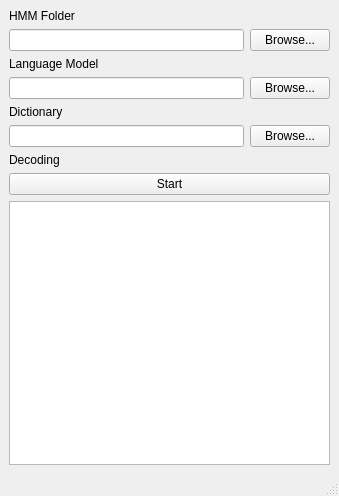
<?xml version="1.0" encoding="UTF-8"?>
<ui version="4.0">
 <class>QtSpeech</class>
 <widget class="QMainWindow" name="QtSpeech">
  <property name="geometry">
   <rect>
    <x>0</x>
    <y>0</y>
    <width>339</width>
    <height>496</height>
   </rect>
  </property>
  <property name="windowTitle">
   <string>QtSpeech</string>
  </property>
  <widget class="QWidget" name="centralwidget">
   <layout class="QVBoxLayout" name="verticalLayout">
    <item>
     <widget class="QLabel" name="label">
      <property name="text">
       <string>HMM Folder</string>
      </property>
     </widget>
    </item>
    <item>
     <layout class="QHBoxLayout" name="horizontalLayout">
      <item>
       <widget class="QLineEdit" name="hmm"/>
      </item>
      <item>
       <widget class="QPushButton" name="hmmBrowseButton">
        <property name="text">
         <string>Browse...</string>
        </property>
       </widget>
      </item>
     </layout>
    </item>
    <item>
     <widget class="QLabel" name="label_2">
      <property name="text">
       <string>Language Model</string>
      </property>
     </widget>
    </item>
    <item>
     <layout class="QHBoxLayout" name="horizontalLayout_2">
      <item>
       <widget class="QLineEdit" name="language"/>
      </item>
      <item>
       <widget class="QPushButton" name="lmBrowseButton">
        <property name="text">
         <string>Browse...</string>
        </property>
       </widget>
      </item>
     </layout>
    </item>
    <item>
     <widget class="QLabel" name="label_3">
      <property name="text">
       <string>Dictionary</string>
      </property>
     </widget>
    </item>
    <item>
     <layout class="QHBoxLayout" name="horizontalLayout_3">
      <item>
       <widget class="QLineEdit" name="dict"/>
      </item>
      <item>
       <widget class="QPushButton" name="dictBrowseButton">
        <property name="text">
         <string>Browse...</string>
        </property>
       </widget>
      </item>
     </layout>
    </item>
    <item>
     <widget class="QLabel" name="label_4">
      <property name="text">
       <string>Decoding</string>
      </property>
     </widget>
    </item>
    <item>
     <widget class="QPushButton" name="decodingButton">
      <property name="text">
       <string>Start</string>
      </property>
     </widget>
    </item>
    <item>
     <widget class="QPlainTextEdit" name="plainTextEdit"/>
    </item>
   </layout>
  </widget>
  <widget class="QStatusBar" name="statusbar"/>
  <widget class="QMenuBar" name="menubar">
   <property name="geometry">
    <rect>
     <x>0</x>
     <y>0</y>
     <width>339</width>
     <height>20</height>
    </rect>
   </property>
  </widget>
 </widget>
 <resources/>
 <connections/>
</ui>
